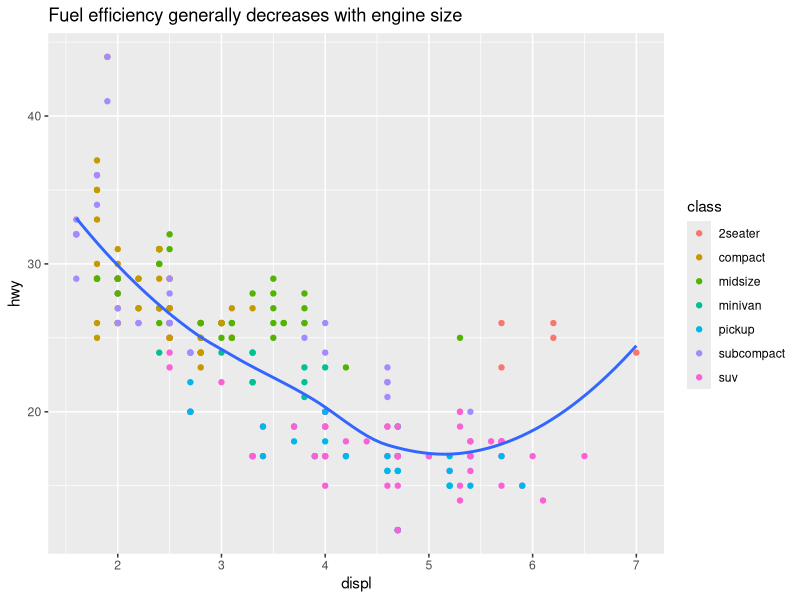
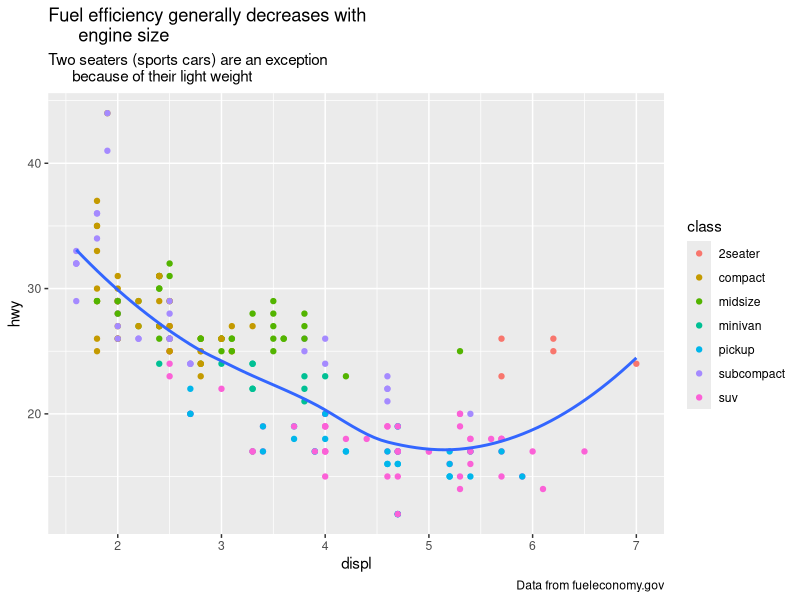
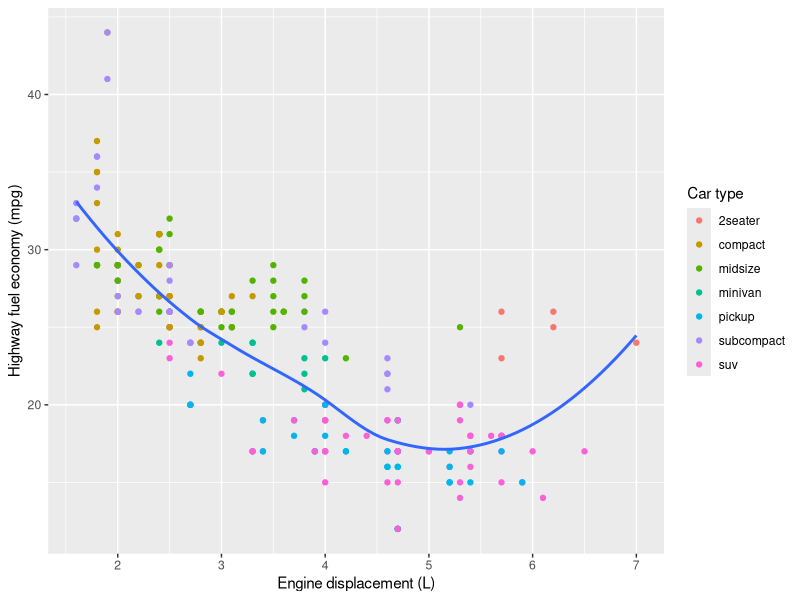
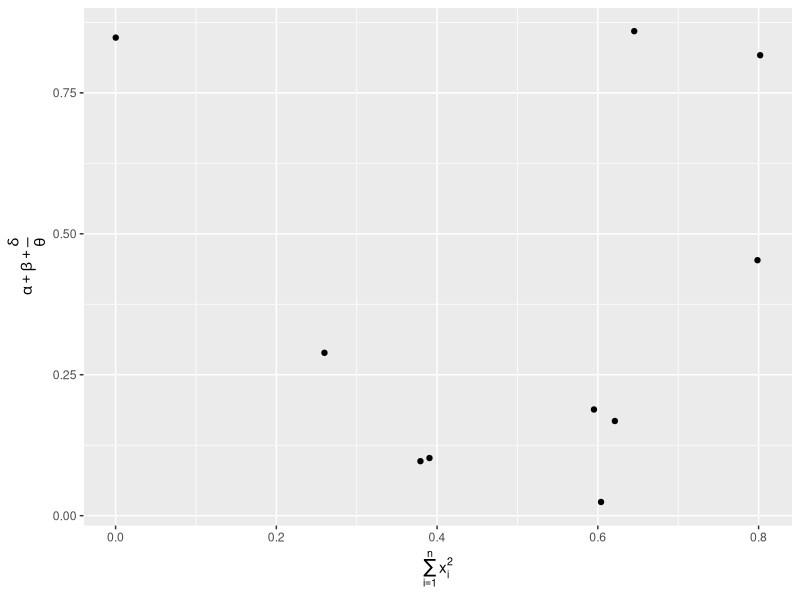
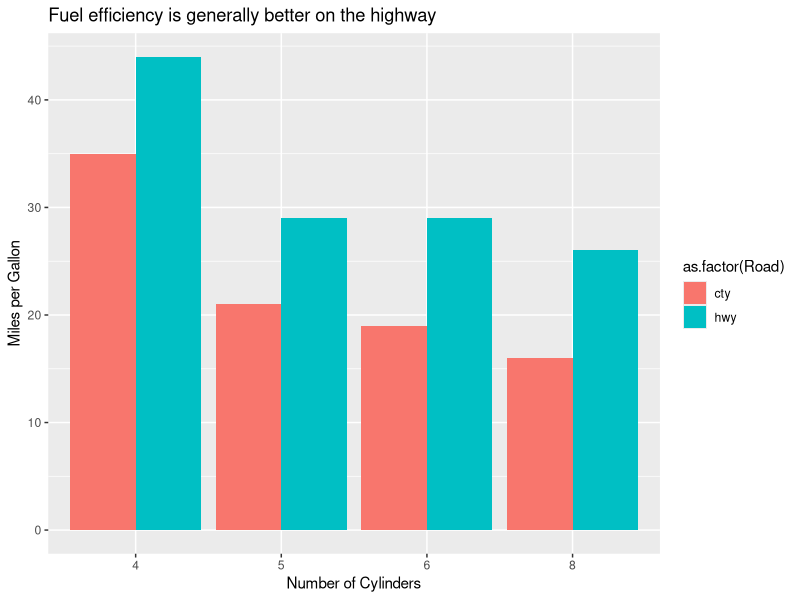
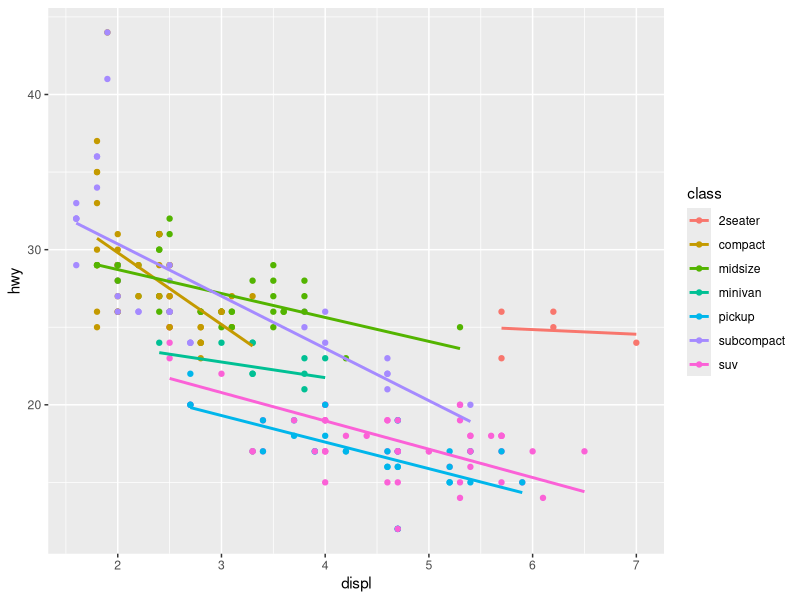

Write the R code that produced these figures, in order. (Note: this script raises an error after producing the figures.)
### Graphics for Communication
library(tidyverse)

## Label

ggplot(mpg, aes(displ, hwy)) +
  geom_point(aes(color = class)) +
  geom_smooth(se = F) +
  labs(
    title = paste(
      "Fuel efficiency generally decreases with engine size"
    ))

ggplot(mpg, aes(displ, hwy)) +
  geom_point(aes(color = class)) +
  geom_smooth(se = FALSE) +
  labs(
    title = paste(
      "Fuel efficiency generally decreases with
      engine size"
    ),
    subtitle = paste(
      "Two seaters (sports cars) are an exception
      because of their light weight"
    ),
    caption = "Data from fueleconomy.gov"
  )

ggplot(mpg, aes(displ, hwy)) +
  geom_point(aes(color = class)) +
  geom_smooth(se = FALSE) +
  labs(
    x = "Engine displacement (L)",
    y = "Highway fuel economy (mpg)",
    colour = "Car type"
  )

df <- tibble(
  x = runif(10),
  y = runif(10)
)
ggplot(df, aes(x, y)) +
  geom_point() +
  labs(
    x = quote(sum(x[i] ^ 2, i == 1, n)),
    y = quote(alpha + beta + frac(delta, theta))
  )


## Excercises

# 1.

mpg %>%
  select(cyl,cty, hwy) %>%
  pivot_longer(cols = c(cty,hwy), names_to = "Road", values_to = "MPG") %>%
  ggplot(aes(x = as.factor(cyl), y = MPG, fill = as.factor(Road))) +
  geom_bar(position = "dodge", stat = "identity") +
  labs(
    x = "Number of Cylinders",
    y = "Miles per Gallon",
    title = "Fuel efficiency is generally better on the highway"
  )

# 2.
mpg %>%
  ggplot(aes(displ, hwy, color = class)) +
  geom_point() + 
  geom_smooth(method = "lm", se = F)

mod <- lm(hwy ~ class, data = mpg)

mpg %>%
  add_residuals(mod) %>%
  ggplot(aes(x = displ, y = resid))+
  geom_point() +
  geom_smooth(method = "lm", se = F) +
  labs(
    x = "Engine Displacement(L)",
    y = "Highway MPG relative to the Class Average",
    title = "Engine size has a small negative effect on Fuel Efficiency"
  )


# 3.

### Annotations

best_in_class <- mpg %>%
  group_by(class) %>%
  filter(row_number(desc(hwy)) == 1)

ggplot(mpg, aes(displ, hwy)) +
  geom_point(aes(color = class)) +
  geom_text(aes(label = model), data = best_in_class)

ggplot(mpg, aes(displ, hwy)) +
  geom_point(aes(color = class)) +
  geom_label(
    aes(label = model),
    data = best_in_class,
    nudge_y = 2,
    alpha = 0.5
  )

library(ggrepel)

ggplot(mpg, aes(displ, hwy)) +
  geom_point(aes(color = class)) +
  geom_point(size = 3, shape = 1, data = best_in_class) +
  ggrepel::geom_label_repel(
    aes(label = model),
    data = best_in_class
  )

class_avg <- mpg %>%
  group_by(class) %>%
  summarize(
    displ = median(displ),
    hwy = median(hwy)
  )

ggplot(mpg, aes(displ, hwy, color = class)) +
  ggrepel::geom_label_repel(aes(label = class),
                            data = class_avg,
                            size = 6,
                            label.size = 0,
                            segment.color = NA
  ) +
  geom_point() +
  theme(legend.position = "none")

label <- mpg %>%
  summarize(
    displ = min(displ),
    hwy = max(hwy),
    label = paste(
      "Increasing engine size is \nrelated to decreasing fuel economy."
    )
  )

ggplot(mpg, aes(displ, hwy)) +
  geom_point() +
  geom_text(
    aes(label = label),
    data = label,
    vjust = "top",
    hjust = "right"
  )


### Excercises

# 1.
label <- mpg %>%
  summarize(
  displ = min(displ),
  hwy = max(hwy),
  label = paste(
    "Increasing engine size is \nrelated to decreasing fuel economy."
  )
)

ggplot(mpg, aes(displ, hwy)) +
  geom_point() +
  geom_text(
    aes(label = label),
    data = label,
    vjust = "top",
    hjust = 'left'
  )

# 2.
?annotate
ggplot(mpg, aes(displ, hwy)) +
  geom_point() +
  annotate("text", x = 6, y = 42,
           label = "Increasing engine size is \nrelated to decreasing fuel economy.")

# 3.
